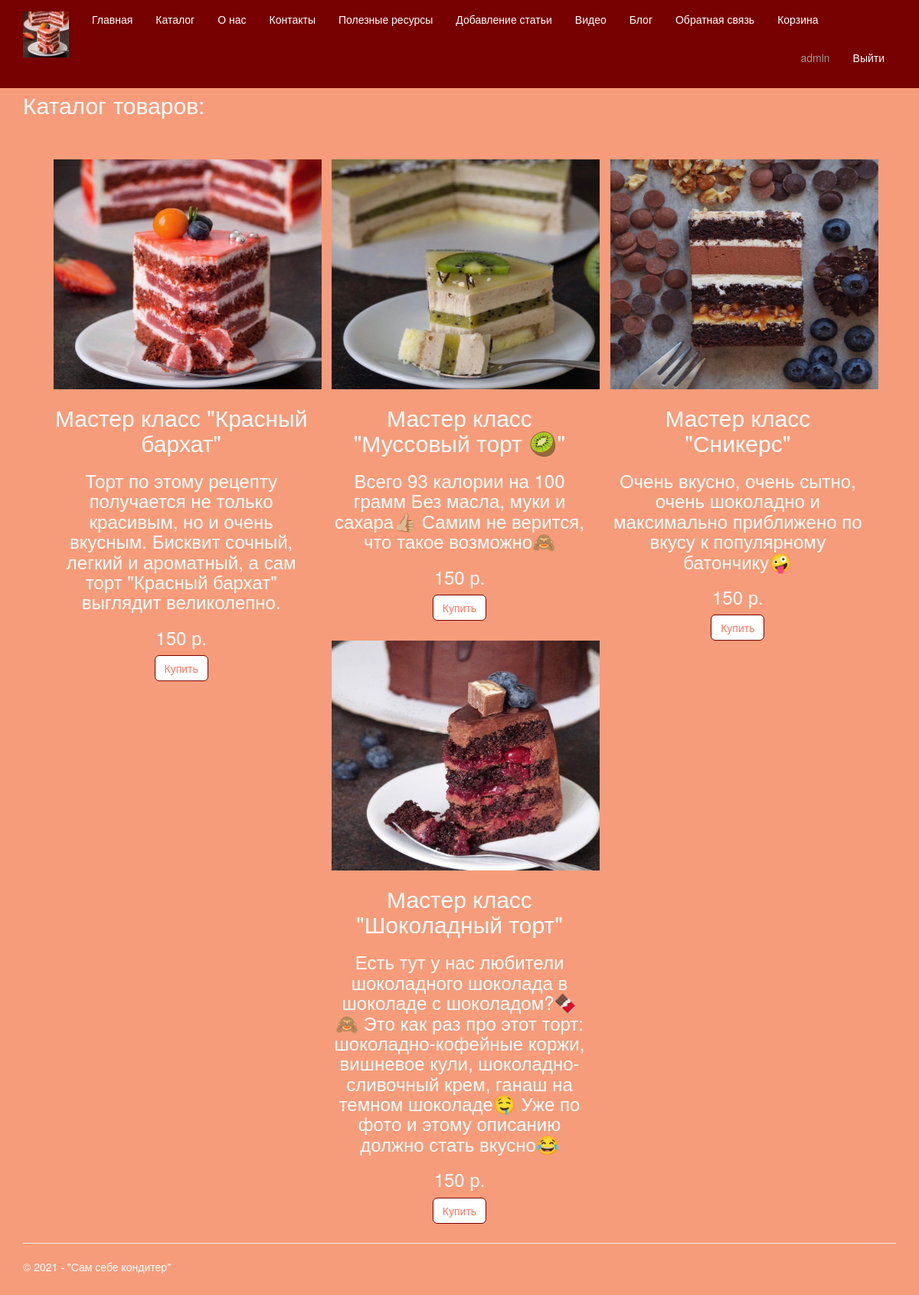
The app's page /catalog (signed in) with its own data.
### app/models.py (models this page shows, shortened)
class Products(models.Model):
    title = models.CharField(max_length = 100, verbose_name = "Название")
    description = models.TextField(verbose_name = "Описание")
    price = models.CharField(max_length = 100, verbose_name = "Цена")
    image = models.FileField(default = 'temp.jpg', verbose_name = "Путь к картинке")
    class Meta:
        db_table = "Products" # имя таблицы для модели
        ordering = ["title"] # порядок сортировки данных в модели ("-" означает по убыванию)
        verbose_name = "Товар" # имя, под которым модель будет отображаться в административном разделе (для одной статьи блога)
        verbose_name_plural = "Товар" # тоже для всех статей блога

### app/views.py (the view)
# urls.py: url(r'^catalog$', app.views.catalog, name='catalog'),
def catalog(request):
    assert isinstance(request, HttpRequest)
    posts = Products.objects.all() # запрос на выбор всех продуктов из модели
    return render(
        request,
        'app/catalog.html',
        {
        'posts': posts, # передача списка статей в шаблон веб-страницы
        'year':datetime.now().year,
        }
)

### app/templates/app/catalog.html
﻿{% extends "app/layout.html" %}
{% block content %}
<h2>Каталог товаров:</h2> <br />
<div class="row">
{% for post in posts %}
    <div class="col-md-4">
        <img src="{{ post.image.url }}" alt="Картинка" width="350" height="300"/>
        <h2> {{post.title}} </h2>
        <h3> {{post.description}} </h3>
        <h3> {{post.price}} </h3>
        <a href="{% url 'addtotrash' aid=post.id %}" class="btn btn-default">Купить</a>
    </div>
{% endfor %}
</div>
{% endblock %}

### app/templates/app/loginpartial.html (shortened to what this page needs)
﻿{% if user.is_authenticated %}
<form id="logoutForm" action="/logout" method="post" class="navbar-right">
    <ul class="nav navbar-nav navbar-right">
        <li><span class="navbar-brand">{{ user.username }}</span></li>
        <li><a href="javascript:document.getElementById('logoutForm').submit()">Выйти</a></li>
    </ul>
</form>
{% else %}
<ul class="nav navbar-nav navbar-right">
    <li><a href="{% url 'login' %}">Войти</a></li>
</ul>
{% endif %}

### app/static/app/content/site.css (style rules this page uses)
body { padding-top: 80px; padding-bottom: 20px; }

### records on screen
Products: image (picture), title "Мастер класс \"Красный бархат\"", description "Торт по этому рецепту получается не только красивым, но и очень вкусным. Бисквит сочный, легкий и ароматный, а сам торт \"Красный бархат\" выглядит великолепно.", price "150 р."
Products: image (picture), title "Мастер класс \"Муссовый торт 🥝\"", description "Всего 93 калории на 100 грамм Без масла, муки и сахара👍🏼 Самим не верится, что такое возможно🙈", price "150 р."
Products: image (picture), title "Мастер класс \"Сникерс\"", description "Очень вкусно, очень сытно, очень шоколадно и максимально приближено по вкусу к популярному батончику🤪", price "150 р."
Products: image (picture), title "Мастер класс \"Шоколадный торт\"", description "Есть тут у нас любители шоколадного шоколада в шоколаде с шоколадом?🍫🙈 Это как раз про этот торт: шоколадно-кофейные коржи, вишневое кули, шоколадно-сливочный крем, ганаш на темном шоколаде🤤 Уже по фото и этому описанию должно стать вкусно😂", price "150 р."

### other values on screen
{{ user.username }} "admin"
